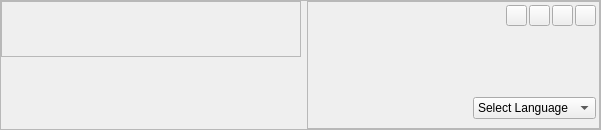
<?xml version="1.0" encoding="UTF-8"?>
<ui version="4.0">
 <class>QGenieFrameTitle</class>
 <widget class="QFrame" name="QGenieFrameTitle">
  <property name="geometry">
   <rect>
    <x>0</x>
    <y>0</y>
    <width>601</width>
    <height>130</height>
   </rect>
  </property>
  <property name="minimumSize">
   <size>
    <width>0</width>
    <height>80</height>
   </size>
  </property>
  <property name="maximumSize">
   <size>
    <width>16777215</width>
    <height>130</height>
   </size>
  </property>
  <property name="windowTitle">
   <string>Frame</string>
  </property>
  <property name="styleSheet">
   <string notr="true"/>
  </property>
  <property name="frameShape">
   <enum>QFrame::StyledPanel</enum>
  </property>
  <property name="frameShadow">
   <enum>QFrame::Raised</enum>
  </property>
  <property name="stylehintsub" stdset="0">
   <number>1</number>
  </property>
  <property name="stylehintlevel" stdset="0">
   <number>0</number>
  </property>
  <layout class="QHBoxLayout" name="horizontalLayout_4">
   <property name="margin">
    <number>0</number>
   </property>
   <item>
    <layout class="QVBoxLayout" name="verticalLayout_2">
     <item>
      <widget class="QFrame" name="frame_2">
       <property name="sizePolicy">
        <sizepolicy hsizetype="Fixed" vsizetype="Fixed">
         <horstretch>0</horstretch>
         <verstretch>0</verstretch>
        </sizepolicy>
       </property>
       <property name="minimumSize">
        <size>
         <width>300</width>
         <height>56</height>
        </size>
       </property>
       <property name="frameShape">
        <enum>QFrame::StyledPanel</enum>
       </property>
       <property name="frameShadow">
        <enum>QFrame::Raised</enum>
       </property>
       <property name="stylehintsub" stdset="0">
        <number>1</number>
       </property>
       <property name="stylehintlevel" stdset="0">
        <number>1</number>
       </property>
      </widget>
     </item>
     <item>
      <spacer name="verticalSpacer_3">
       <property name="orientation">
        <enum>Qt::Vertical</enum>
       </property>
       <property name="sizeHint" stdset="0">
        <size>
         <width>20</width>
         <height>40</height>
        </size>
       </property>
      </spacer>
     </item>
    </layout>
   </item>
   <item>
    <widget class="QFrame" name="frame">
     <property name="frameShape">
      <enum>QFrame::StyledPanel</enum>
     </property>
     <property name="frameShadow">
      <enum>QFrame::Raised</enum>
     </property>
     <layout class="QGridLayout" name="gridLayout">
      <property name="topMargin">
       <number>3</number>
      </property>
      <property name="rightMargin">
       <number>3</number>
      </property>
      <item row="0" column="0">
       <layout class="QHBoxLayout" name="horizontalLayout_2">
        <item>
         <spacer name="horizontalSpacer">
          <property name="orientation">
           <enum>Qt::Horizontal</enum>
          </property>
          <property name="sizeHint" stdset="0">
           <size>
            <width>340</width>
            <height>20</height>
           </size>
          </property>
         </spacer>
        </item>
        <item>
         <layout class="QHBoxLayout" name="horizontalLayout">
          <property name="spacing">
           <number>2</number>
          </property>
          <item>
           <widget class="QPushButton" name="but_minimize">
            <property name="minimumSize">
             <size>
              <width>21</width>
              <height>21</height>
             </size>
            </property>
            <property name="maximumSize">
             <size>
              <width>21</width>
              <height>21</height>
             </size>
            </property>
            <property name="focusPolicy">
             <enum>Qt::NoFocus</enum>
            </property>
            <property name="styleSheet">
             <string notr="true"/>
            </property>
            <property name="text">
             <string/>
            </property>
            <property name="stylehintbut" stdset="0">
             <number>1</number>
            </property>
           </widget>
          </item>
          <item>
           <widget class="QPushButton" name="but_normalize">
            <property name="minimumSize">
             <size>
              <width>21</width>
              <height>21</height>
             </size>
            </property>
            <property name="maximumSize">
             <size>
              <width>21</width>
              <height>21</height>
             </size>
            </property>
            <property name="focusPolicy">
             <enum>Qt::NoFocus</enum>
            </property>
            <property name="text">
             <string/>
            </property>
            <property name="stylehintbut" stdset="0">
             <number>3</number>
            </property>
           </widget>
          </item>
          <item>
           <widget class="QPushButton" name="but_maximize">
            <property name="minimumSize">
             <size>
              <width>21</width>
              <height>21</height>
             </size>
            </property>
            <property name="maximumSize">
             <size>
              <width>21</width>
              <height>21</height>
             </size>
            </property>
            <property name="focusPolicy">
             <enum>Qt::NoFocus</enum>
            </property>
            <property name="text">
             <string/>
            </property>
            <property name="stylehintbut" stdset="0">
             <number>2</number>
            </property>
           </widget>
          </item>
          <item>
           <widget class="QPushButton" name="but_close">
            <property name="sizePolicy">
             <sizepolicy hsizetype="Minimum" vsizetype="Minimum">
              <horstretch>0</horstretch>
              <verstretch>0</verstretch>
             </sizepolicy>
            </property>
            <property name="minimumSize">
             <size>
              <width>21</width>
              <height>21</height>
             </size>
            </property>
            <property name="maximumSize">
             <size>
              <width>21</width>
              <height>21</height>
             </size>
            </property>
            <property name="focusPolicy">
             <enum>Qt::NoFocus</enum>
            </property>
            <property name="text">
             <string/>
            </property>
            <property name="stylehintbut" stdset="0">
             <number>0</number>
            </property>
           </widget>
          </item>
         </layout>
        </item>
       </layout>
      </item>
      <item row="1" column="0">
       <spacer name="verticalSpacer">
        <property name="orientation">
         <enum>Qt::Vertical</enum>
        </property>
        <property name="sizeHint" stdset="0">
         <size>
          <width>20</width>
          <height>18</height>
         </size>
        </property>
       </spacer>
      </item>
      <item row="2" column="0">
       <layout class="QHBoxLayout" name="horizontalLayout_3">
        <item>
         <spacer name="horizontalSpacer_2">
          <property name="orientation">
           <enum>Qt::Horizontal</enum>
          </property>
          <property name="sizeHint" stdset="0">
           <size>
            <width>40</width>
            <height>20</height>
           </size>
          </property>
         </spacer>
        </item>
        <item>
         <layout class="QVBoxLayout" name="verticalLayout">
          <item>
           <spacer name="verticalSpacer_2">
            <property name="orientation">
             <enum>Qt::Vertical</enum>
            </property>
            <property name="sizeHint" stdset="0">
             <size>
              <width>20</width>
              <height>40</height>
             </size>
            </property>
           </spacer>
          </item>
          <item>
           <widget class="QComboBox" name="cob_sl_lan">
            <property name="minimumSize">
             <size>
              <width>100</width>
              <height>0</height>
             </size>
            </property>
            <property name="contextMenuPolicy">
             <enum>Qt::DefaultContextMenu</enum>
            </property>
            <property name="modelColumn">
             <number>0</number>
            </property>
            <property name="stylehintcob" stdset="0">
             <number>1</number>
            </property>
            <item>
             <property name="text">
              <string>Select Language</string>
             </property>
            </item>
            <item>
             <property name="text">
              <string>Chinese</string>
             </property>
            </item>
            <item>
             <property name="text">
              <string>English</string>
             </property>
            </item>
           </widget>
          </item>
         </layout>
        </item>
       </layout>
      </item>
     </layout>
    </widget>
   </item>
  </layout>
 </widget>
 <resources/>
 <connections/>
</ui>
